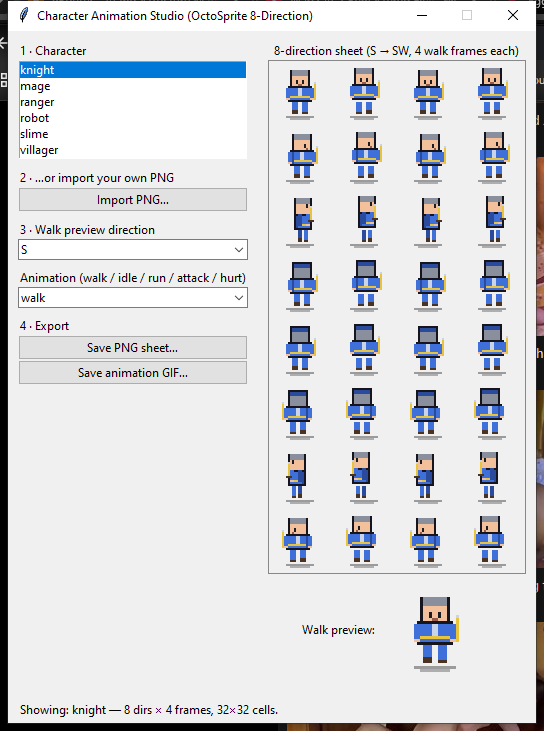
#> input picture designs/O-067/assets/shot.png, 544 x 731 px
$ python -i mockup.py   (imports and definitions only)
#> lines starting #> are read from the running program, lines starting #| are printed output that depends on the picture; after the words box and inside, x2 and y2 are one past the last pixel; in counts of white or black regions, pixels touching at a corner belong together
"""PIL phone mockup: shot into a phone frame (rounded rect + notch bar) + shadow on bg.

  python tools/pil/mockup.py --shot <pic.png> --out <mockup.png> [--size WxH] [--bg #rrggbb]
  python tools/pil/mockup.py --selftest   (renders a synthetic shot to TEMP, checks the PNG)

Own code, PIL only. No browser, no network.
"""
import argparse
import os
import tempfile

from PIL import Image, ImageDraw, ImageFilter


# [19 lines left out: functions parse_size, parse_bg, not called in this run]


def cover(img, w, h):
    """Center-crop resize so the shot fills w*h with no stretch."""
    s = max(w / img.size[0], h / img.size[1])
    img = img.resize((max(1, round(img.size[0] * s)), max(1, round(img.size[1] * s))), Image.LANCZOS)
    x = (img.size[0] - w) // 2
    y = (img.size[1] - h) // 2
    return img.crop((x, y, x + w, y + h))


def round_mask(w, h, r):
    m = Image.new("L", (w, h), 0)
    ImageDraw.Draw(m).rounded_rectangle([0, 0, w - 1, h - 1], radius=r, fill=255)
    return m


def make(shot_path, out_path, size=(1280, 720), bg=(16, 16, 22)):
#> called with shot_path = '../../designs/O-067/assets/shot.png', out_path = 'out.png', size = (1280, 720), bg = (16, 16, 22)
    shot = Image.open(shot_path).convert("RGB")
#> shot is the input picture: PIL image 544x731 RGB; mean R, G, B 216.2, 217.4, 220.4
    w, h = size
    base = Image.new("RGB", (w, h), bg)
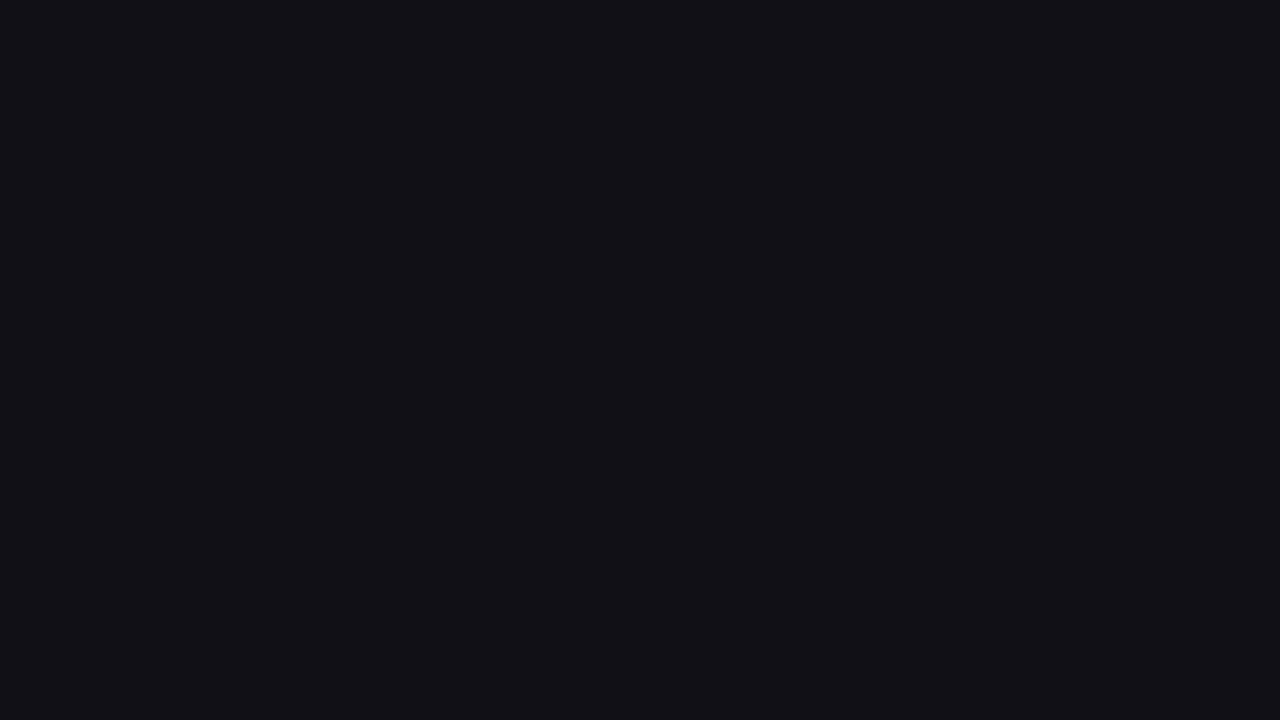
#> base: PIL image 1280x720 RGB; mean R, G, B 16, 16, 22

    phone_h = int(h * 0.86)
    phone_w = int(phone_h * 0.52)
    frame_r = max(12, phone_w // 7)
    px0, py0 = (w - phone_w) // 2, (h - phone_h) // 2
    px1, py1 = px0 + phone_w, py0 + phone_h

    sh = Image.new("RGBA", (w, h), (0, 0, 0, 0))
#> sh: PIL image 1280x720 RGBA; every value is 0
    ImageDraw.Draw(sh).rounded_rectangle(
        [px0 + 8, py0 + 20, px1 + 8, py1 + 20], radius=frame_r + 6, fill=(0, 0, 0, 170))
    sh = sh.filter(ImageFilter.GaussianBlur(26))
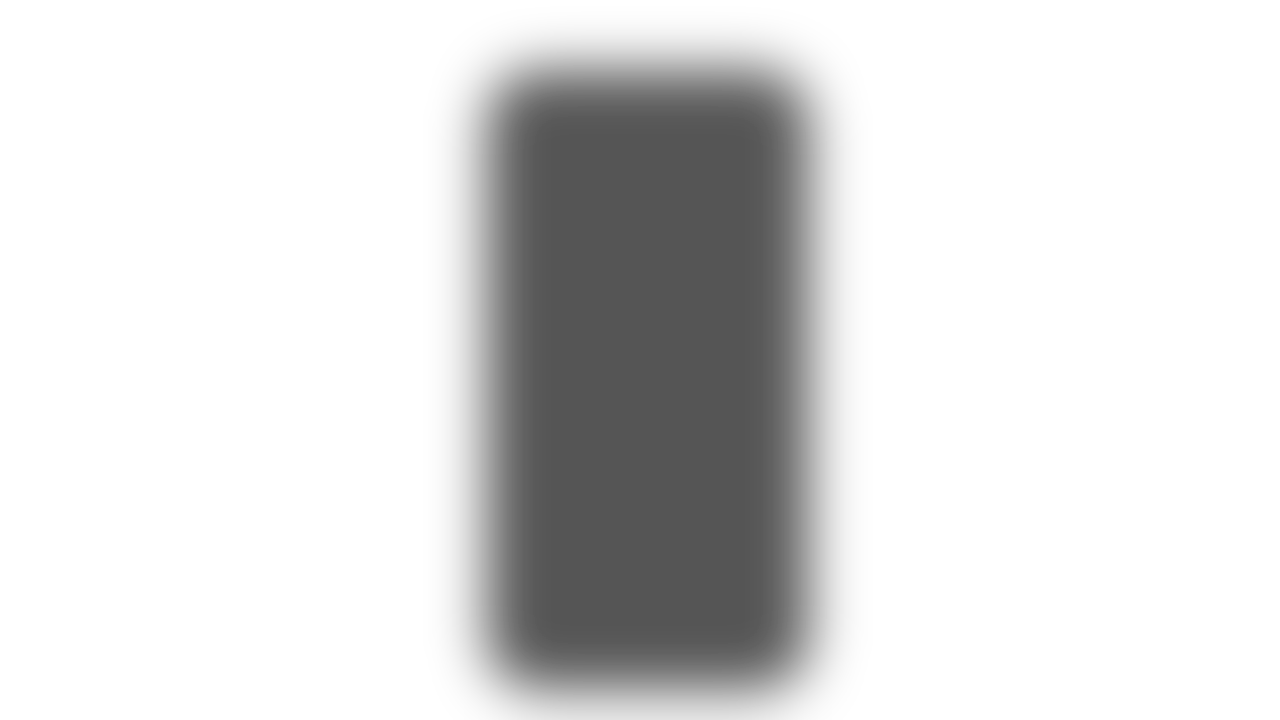
#> sh: PIL image 1280x720 RGBA; mean R, G, B, A 0, 0, 0, 36.3; transparent parts drawn white
    base = Image.alpha_composite(base.convert("RGBA"), sh)
#> base: PIL image 1280x720 RGBA

    frame = Image.new("RGBA", (phone_w, phone_h), (0, 0, 0, 0))
#> frame: PIL image 321x619 RGBA; every value is 0
    d = ImageDraw.Draw(frame)
    d.rounded_rectangle([0, 0, phone_w - 1, phone_h - 1], radius=frame_r, fill=(12, 12, 16, 255))
    d.rounded_rectangle([0, 0, phone_w - 1, phone_h - 1], radius=frame_r, outline=(168, 168, 175, 255), width=3)

    bez, top, bot = 12, 42, 12
    sw, sh_h = phone_w - bez * 2, phone_h - top - bot
    screen = cover(shot, sw, sh_h)
#> in cover, `img = img.resize((max(1, round(img.size[0] * s)), max(1, round(img.siz..`:
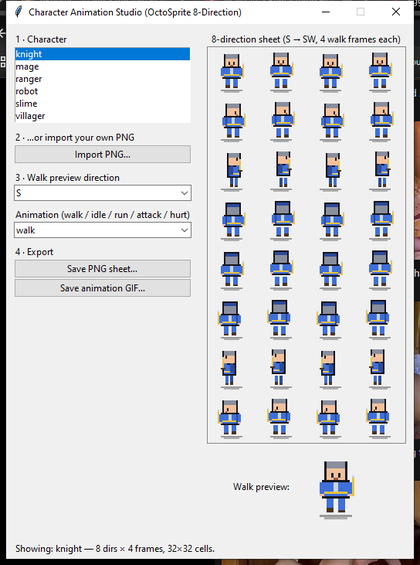
#> img: PIL image 420x565 RGB; mean R, G, B 216.1, 217.3, 220.3
#> in cover, `return img.crop((x, y, x + w, y + h))`:
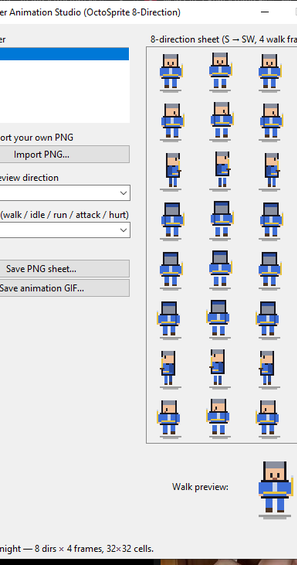
#> returned value: PIL image 297x565 RGB; mean R, G, B 221, 222.7, 226
    scr_r = max(8, frame_r - bez)
    frame.paste(screen, (bez, top), round_mask(sw, sh_h, scr_r))
#> in round_mask, `m = Image.new("L", (w, h), 0)`: m: PIL image 297x565 L; every value is 0
#> in round_mask, `ImageDraw.Draw(m).rounded_rectangle([0, 0, w - 1, h - 1], radius=r, fi..`:
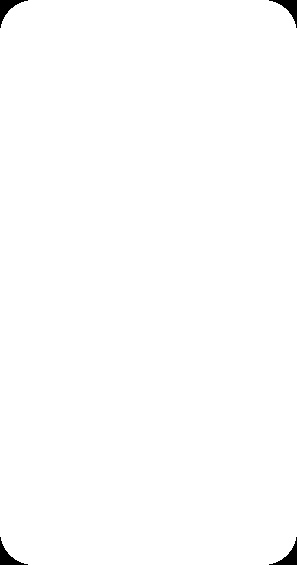
#> m: PIL image 297x565 L; 99.4% white; 4 black regions, box (x1, y1, x2, y2) and area: (0, 0, 28, 28) 244, (269, 0, 297, 28) 244, (0, 537, 28, 565) 244, (269, 537, 297, 565) 244
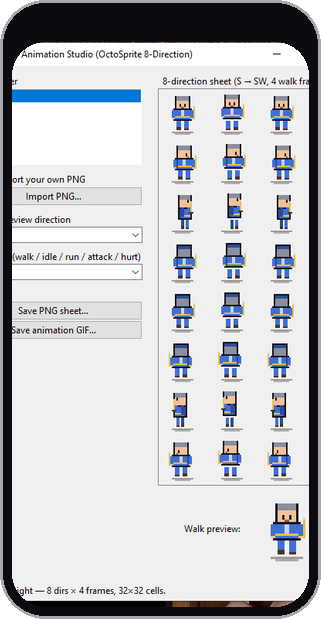
#> frame: PIL image 321x619 RGBA; mean R, G, B, A 191.7, 193.2, 196.7, 252.7; transparent parts drawn white

    nw, nh = int(phone_w * 0.38), 18
    ImageDraw.Draw(frame).rounded_rectangle(
        [(phone_w - nw) // 2, 10, (phone_w + nw) // 2, 10 + nh],
        radius=nh // 2, fill=(12, 12, 16, 255))

    base.paste(frame, (px0, py0), frame)
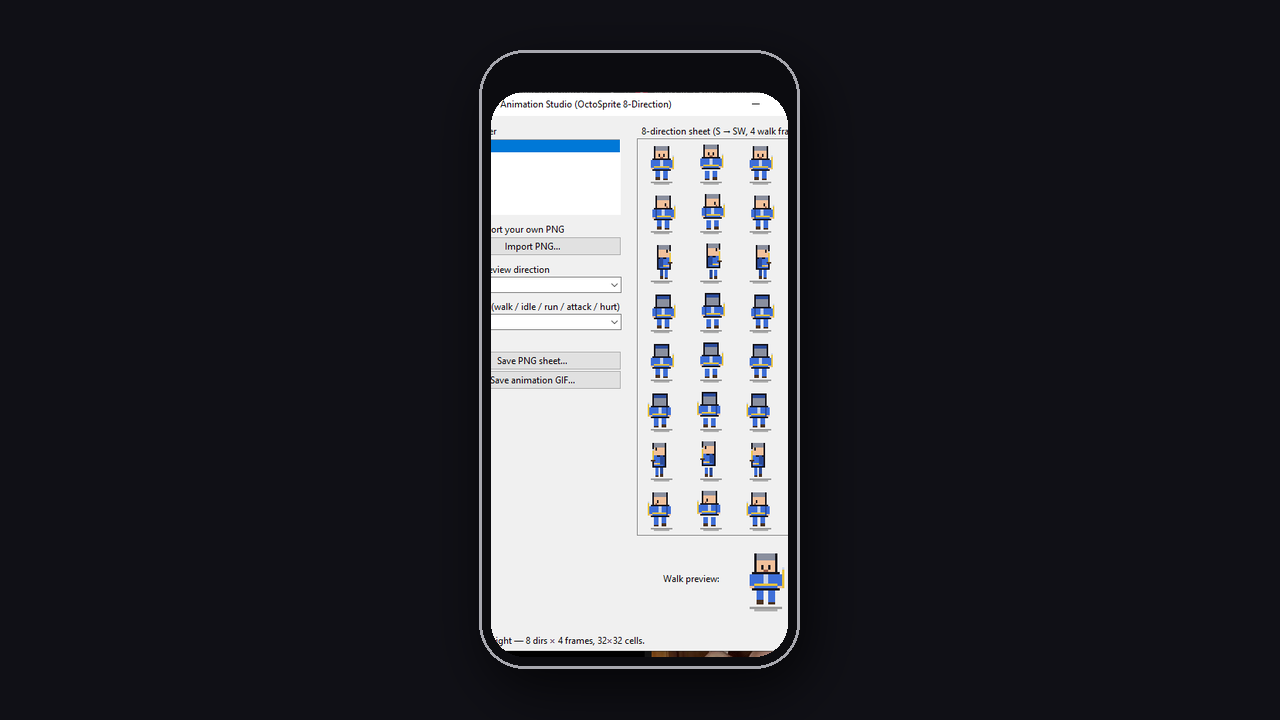
#> base: PIL image 1280x720 RGBA; mean R, G, B, A 53.7, 54, 59.4, 255
    base = base.convert("RGB")
#> base: PIL image 1280x720 RGB
    if os.path.dirname(os.path.abspath(out_path)):
        os.makedirs(os.path.dirname(os.path.abspath(out_path)), exist_ok=True)
    base.save(out_path)
    return out_path


# [30 lines left out: functions selftest, main, not called in this run]


# [2 lines not run here, left out]

>>> result = make('../../designs/O-067/assets/shot.png', 'out.png')
